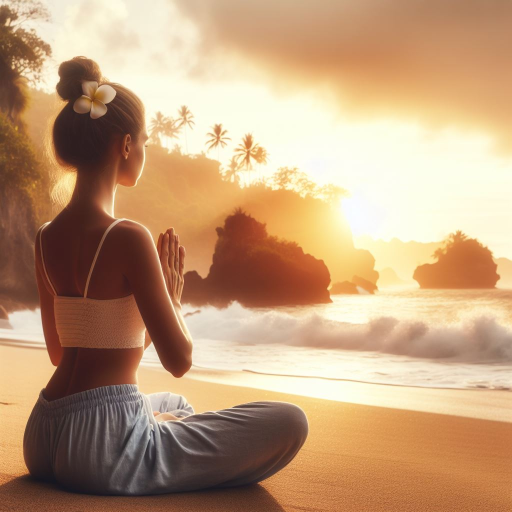
#> input picture assets/images/app_image.jpg, 1024 x 1024 px (shown at 1/2 size)
$ python make_banner.py
#> lines starting #> are read from the running program, lines starting #| are printed output that depends on the picture
"""Generate the Google Play feature graphic.

Play calls it the FEATURE GRAPHIC, it is mandatory for a listing, and
1024x500 is the only size it accepts (PNG or JPEG, no alpha, under 15MB).

The photograph is not redrawn here. It is assets/images/app_image.jpg, the
same scene as the snap banner in installers/feature_banner.png, cropped at
its native 1024px width so nothing is upscaled. The meditator sits on the
left; the sky on the right is bright, so a warm shade is laid over that side
for the type to sit on.

Play may overlay a play button over the CENTRE of this image when a promo
video is attached to the listing. InnerPod has no video, so the centre is
free — if one is ever added, check the type is not sitting under it.
"""

import os

import numpy as np
from PIL import Image, ImageDraw, ImageFont

W, H = 1024, 500
SS = 2                    # supersample, for clean type
NW, NH = W * SS, H * SS

ROOT = os.path.dirname(os.path.dirname(os.path.abspath(__file__)))
PHOTO = os.path.join(ROOT, 'assets', 'images', 'app_image.jpg')
OUT = os.path.join(ROOT, 'installers', 'feature_graphic.png')

FONTS = os.path.expanduser(
    '~/development/flutter/bin/cache/artifacts/material_fonts/'
)

# Taken from the photograph itself: the shade is the dark of the headland,
# the tagline the sunlit sand.

SHADE = (58, 26, 10)
CREAM = (255, 246, 232)
SAND = (255, 200, 130)

# The crop's top edge in the 1024px photograph. 110 keeps the flower in her
# hair and her hands together within the frame.

CROP_TOP = 110

TITLE = 'InnerPod'
TAGLINE = 'A timer for silent meditation'
THIRD = 'Privacy first: your data stays under your control'


def photo():
    """The photograph cropped to Play's aspect, then supersampled."""

    img = Image.open(PHOTO).convert('RGB')
#> img is the input picture: PIL image 1024x1024 RGB; mean R, G, B 191.4, 156.1, 122.4
    assert img.width == W, f'expected a {W}px wide photograph'
    img = img.crop((0, CROP_TOP, W, CROP_TOP + H))
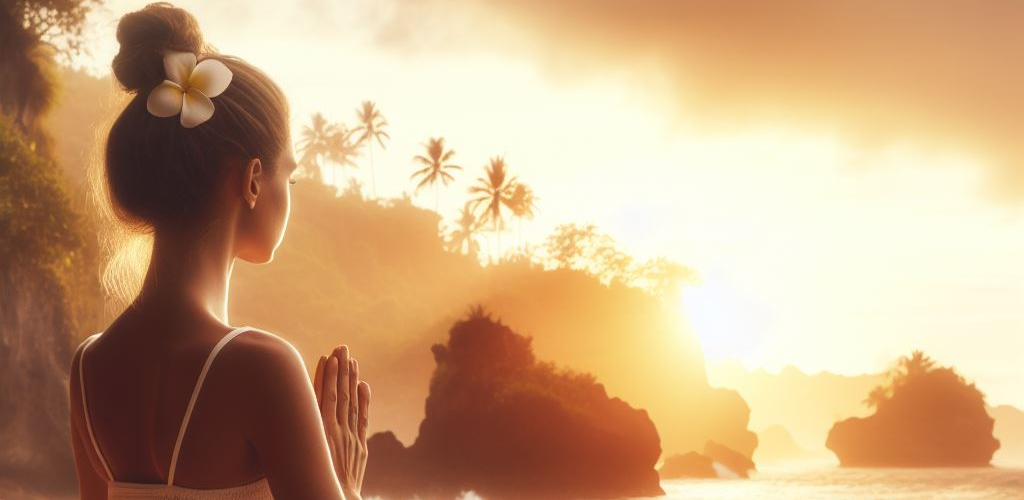
#> img: PIL image 1024x500 RGB; mean R, G, B 201.7, 166.5, 129.5
    return img.resize((NW, NH), Image.LANCZOS).convert('RGBA')


def shade():
    """A warm shade rising from nothing at the figure to most of the right.

    It eases in rather than starting at a hard edge, so the photograph reads
    as one scene and the type still has a dark enough ground to be legible
    against the brightest part of the sky.
    """

    x = np.linspace(0, 1, NW, dtype=np.float32)
#> x = 2048 values from 0 to 1
    ramp = np.clip((x - 0.36) / 0.30, 0, 1)
#> ramp = 2048 values from 0 to 1
    ramp = ramp * ramp * (3 - 2 * ramp)           # smoothstep
    alpha = (ramp * 0.72 * 255).astype(np.uint8)
#> alpha = 2048 values from 0 to 183

    layer = np.zeros((NH, NW, 4), dtype=np.uint8)
    layer[..., :3] = SHADE
    layer[..., 3] = alpha[None, :]
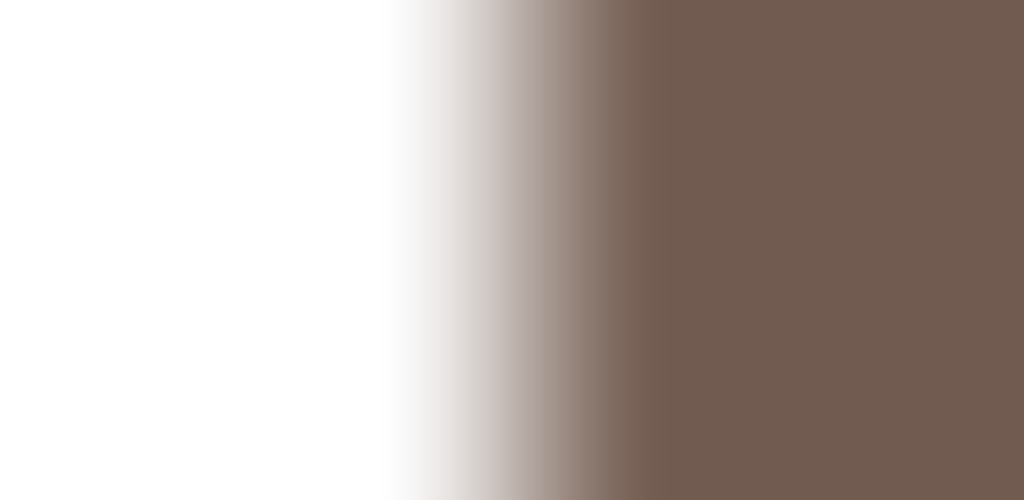
#> layer: shape (1000, 2048, 4) (shown at 1/2 size); mean of channels 0, 1, 2, 3 58, 26, 10, 89.6; transparent parts drawn white
    return Image.fromarray(layer, 'RGBA')


def main():
    img = Image.alpha_composite(photo(), shade())
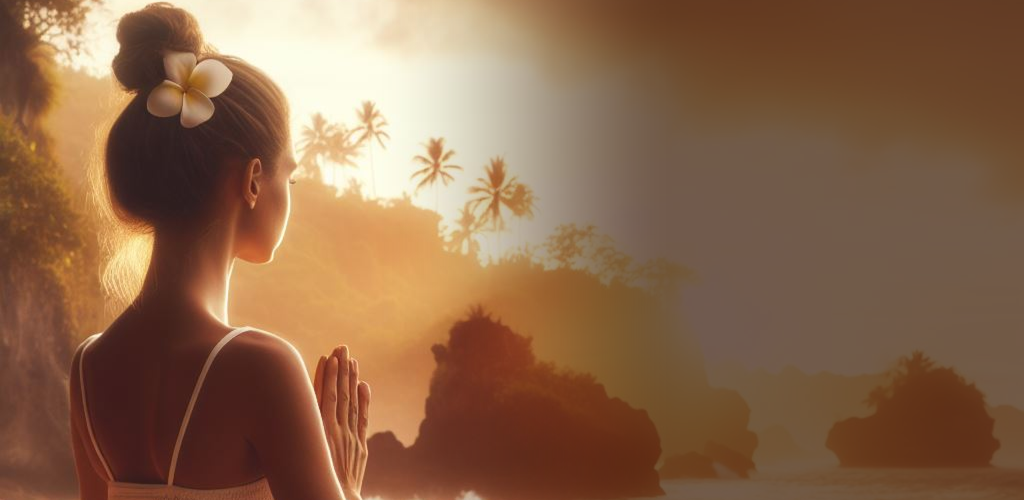
#> img: PIL image 2048x1000 RGBA (shown at 1/2 size); mean R, G, B, A 138.7, 102.4, 75, 255
    draw = ImageDraw.Draw(img)

    title_font = ImageFont.truetype(FONTS + 'Roboto-Medium.ttf', 92 * SS)
    tag_font = ImageFont.truetype(FONTS + 'Roboto-Light.ttf', 34 * SS)
    third_font = ImageFont.truetype(FONTS + 'Roboto-Light.ttf', 21 * SS)

    tx = int(NW * 0.50)

    draw.text((tx, int(NH * 0.44)), TITLE, font=title_font,
              fill=CREAM + (255,), anchor='ls')
    draw.text((tx + 3 * SS, int(NH * 0.58)), TAGLINE, font=tag_font,
              fill=SAND + (255,), anchor='ls')
    draw.text((tx + 3 * SS, int(NH * 0.69)), THIRD, font=third_font,
              fill=CREAM + (210,), anchor='ls')

    for label, text, font in (('title', TITLE, title_font),
                              ('tagline', TAGLINE, tag_font),
                              ('third', THIRD, third_font)):
        right = tx + font.getbbox(text)[2]
        assert right < NW - int(NW * 0.04), (
            f'{label} reaches {right / SS:.0f}px of {W}, too close to the '
            f'edge — shorten it or drop the type size'
        )

    out = img.convert('RGB').resize((W, H), Image.LANCZOS)
    out.save(OUT, optimize=True)

    size = os.path.getsize(OUT)
    assert out.size == (1024, 500), f'{out.size} is not Play\'s 1024x500'
    assert size < 15 * 1024 * 1024, f'{size / 1024:.0f}kB is over 15MB'

    print(f'wrote {os.path.relpath(OUT, ROOT)}   {W}x{H}, {size / 1024:.0f}kB')


if __name__ == '__main__':
#> (the run stopped early here; a loop or call above may not have finished)
